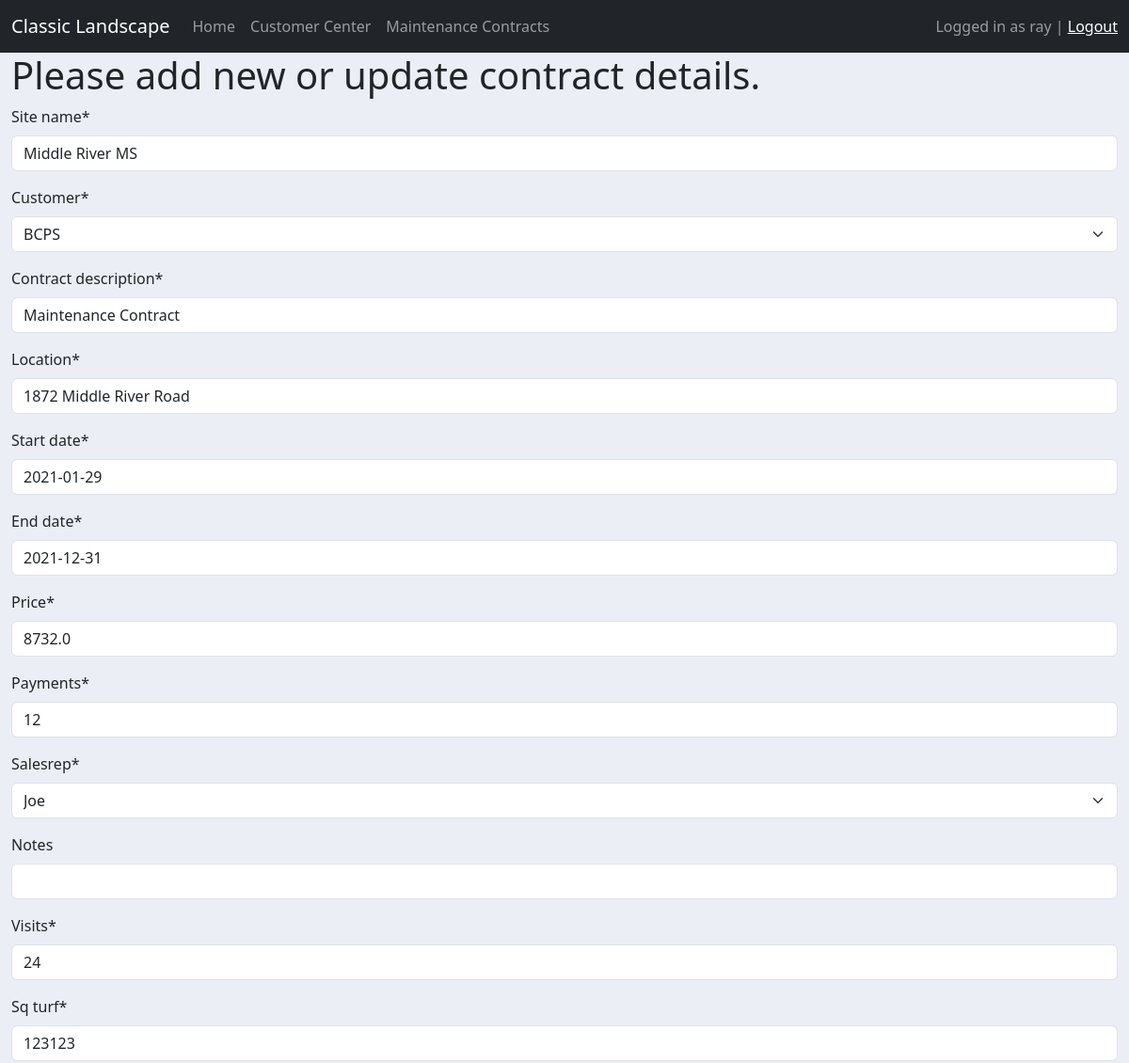
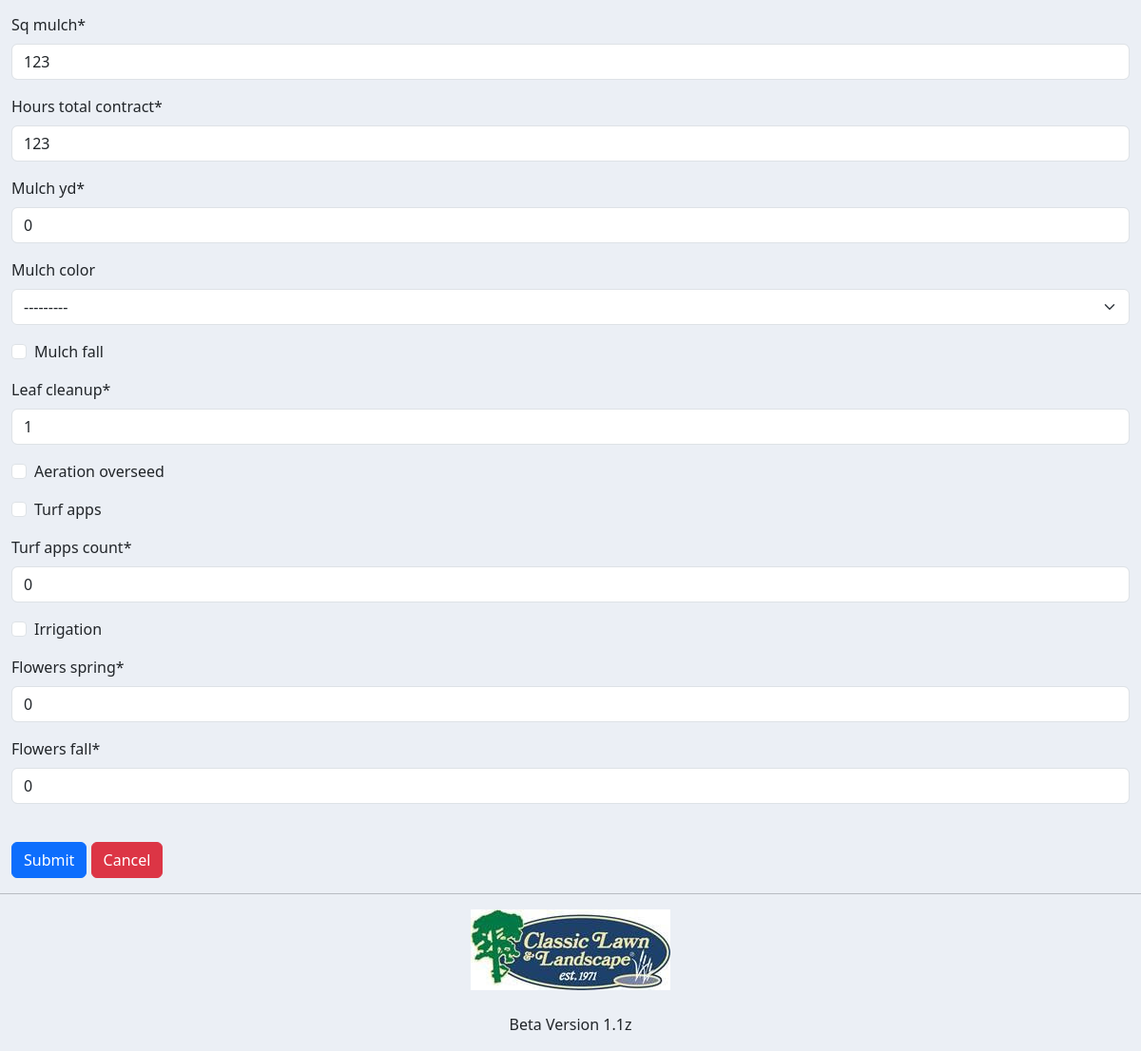
Screenshot of /update_contract/17/ (signed in) with the database file from the repository (2 pictures, top to bottom).
### maintenance/models.py (models this page shows, shortened)
class Contract(models.Model):
    site_name = models.CharField(max_length=200)
    customer = models.ForeignKey(
        Customer, null=True, on_delete=models.SET_NULL)
    contract_description = models.CharField(
        max_length=200, default='Maintenance Contract')
    location = models.CharField(max_length=200)
    start_date = models.DateField(default=date.today)
    end_date = models.DateField(default=get_end_date)
    price = models.FloatField(null=True)
    payments = models.IntegerField(default=12, null=True)
    salesrep = models.ForeignKey(Soldby, null=True, on_delete=models.SET_NULL)
    notes = models.CharField(max_length=1024, null=True, blank=True)
    visits = models.IntegerField(default=24, null=True)
    sq_turf = models.IntegerField(default=0, null=True)
    sq_mulch = models.IntegerField(default=0, null=True)
    hours_total_contract = models.IntegerField(null=True)
    mulch_yd = models.IntegerField(default=0, null=True)
    mulch_color = models.ForeignKey(
        Mulchcolor, null=True, blank=True, on_delete=models.SET_NULL)
    mulch_fall = models.BooleanField(default=False)
    leaf_cleanup = models.SmallIntegerField(default=1, null=True)
    aeration_overseed = models.BooleanField(default=False)
    turf_apps = models.BooleanField(default=False)
    turf_apps_count = models.IntegerField(default=0, null=True)
    irrigation = models.BooleanField(default=False)
    flowers_spring = models.IntegerField(default=0, null=True)
    flowers_fall = models.IntegerField(default=0, null=True)
    date_created = models.DateTimeField(auto_now_add=True, null=True)

### maintenance/views.py (the view)
@ login_required(login_url="/login")
def updateContract(request, pk):
    contract = Contract.objects.get(id=pk)
    form = ContractForm(instance=contract)
    if request.method == 'POST':
        form = ContractForm(request.POST, instance=contract)
        if form.is_valid():
            form.save()
            return redirect('view_contract', pk)
    context = {'form': form}
    return render(request, 'maintenance/contract_form.html', context)

### maintenance/forms.py
class ContractForm(ModelForm):
    class Meta:
        model = Contract
        fields = '__all__'

### maintenance/models.py (called while the page is built)
    def __str__(self):
        return self.name

    def __str__(self):
        return self.salesman

    def __str__(self):
        return self.color

### maintenance/templates/maintenance/contract_form.html (shortened to what this page needs)
{% extends 'maintenance/main.html' %}
{% load static %}
{% load humanize %}
{% load crispy_forms_tags %}
{% block content %}
<h1>Please add new or update contract details.</h1>
<form actions="" method="POST">
    {{form|crispy}}
    </table><BR>
    <input class="btn btn-primary" type="submit" name="Submit">
    <a class="btn btn-danger" href="{% url 'maintenance' %}">Cancel</a>
</form>
{% endblock %}

### maintenance/templates/maintenance/navbar.html (shortened to what this page needs)
{% load static %}
<nav class="navbar navbar-expand-lg navbar-dark bg-dark">
  <div class="container-fluid">
    <a class="navbar-brand" href="#">Classic Landscape</a>
    <div class="collapse navbar-collapse" id="navbarText">
      <ul class="navbar-nav me-auto mb-2 mb-lg-0">
        <li class="nav-item">
          <a class="nav-link" aria-current="page" href="/home">Home</a>
        </li>
        <li class="nav-item">
          <a class="nav-link" href="/customers">Customer Center</a>
        </li>
        <li class="nav-item">
          <a class="nav-link" href="/maintenance/">Maintenance Contracts</a>
        </li>
      </ul>
      <span class="navbar-text">
      {% if user.is_authenticated %}
      <span class="hello-msg">Logged in as {{user.username}} | <a href="/logout">Logout</a></span>
      {% else %}
        <a href="/login">Login</a>
      {% endif%}
      </span>
    </div>
  </div>
</nav>

### static/css/main.css (style rules this page uses)
body { background-color: #ebeff5; }

### rows the page displays
Contract: site_name "Middle River MS", customer "BCPS", contract_description "Maintenance Contract", location "1872 Middle River Road", start_date "2021-01-29", end_date "2021-12-31", price "8732.0", payments "12", salesrep "Joe", visits "24", sq_turf "123123", sq_mulch "123", hours_total_contract "123", mulch_yd "0", mulch_color "---------", leaf_cleanup "1", turf_apps_count "0", flowers_spring "0", flowers_fall "0"

### other values shown
{{ user.username }} "ray"
